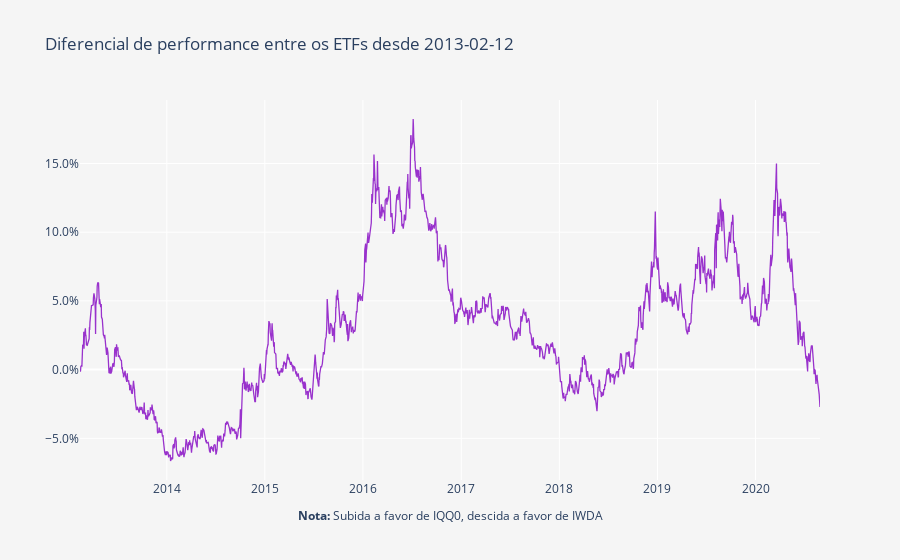

Source (notebook cell):
### Code cell
layout = go.Layout(
    title='Diferencial de performance entre os ETFs desde ' + Begin,
    plot_bgcolor='#f5f5f5',
    paper_bgcolor='#f5f5f5',
    xaxis=dict(
        title='<b>Nota:</b> Subida a favor de IQQ0, descida a favor de IWDA',
        showgrid=True,
        titlefont=dict(size=12),
    ),
    yaxis=dict(
        title='',
        showgrid=True,
        zeroline=True, # Adicionar ou não a zero line
        tickformat=".1%" # tickformat=".2%" se quiseres mais casas decimais
    ))

trace0 = go.Scatter(
    x = fundos.index,
    y = (round(((fundos.iloc[:, 1] / fundos.iloc[:, 0])- 1), 5)),
    name = 'Portfolio',
    line = dict(
        color = 'darkorchid',
        width = 1.3)
)

data = [trace0]
        
fig = go.Figure(data=data, layout=layout)
py.iplot(fig)

### Figure 1 — Plotly figure (JSON) as saved in the notebook; plotly's stock layout.template omitted (floating-point values rounded to 4 significant figures; data arrays with more than 128 entries replaced by an {"elided": "..."} marker saying what was removed)
{"data": [{"line": {"color": "darkorchid", "width": 1.3}, "name": "Portfolio", "type": "scatter", "x": {"elided": "1928 str values"}, "y": {"elided": "1928 float values"}}], "layout": {"paper_bgcolor": "#f5f5f5", "plot_bgcolor": "#f5f5f5", "title": {"text": "Diferencial de performance entre os ETFs desde 2013-02-12"}, "xaxis": {"autorange": true, "range": ["2013-02-12", "2020-08-28"], "showgrid": true, "title": {"font": {"size": 12}, "text": "<b>Nota:</b> Subida a favor de IQQ0, descida a favor de IWDA"}, "type": "date"}, "yaxis": {"autorange": true, "range": [-0.08033, 0.1962], "showgrid": true, "tickformat": ".1%", "title": {"text": ""}, "type": "linear", "zeroline": true}}}
